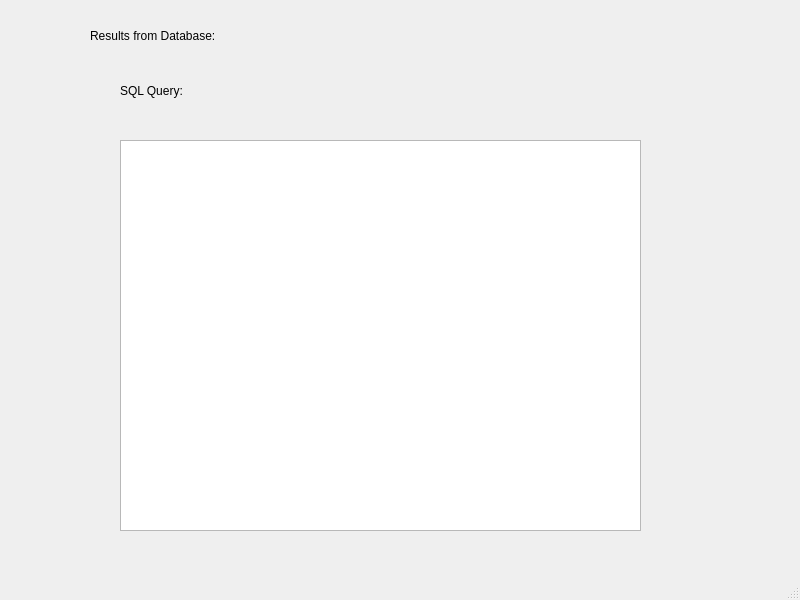
<?xml version="1.0" encoding="UTF-8"?>
<ui version="4.0">
 <class>MainWindow</class>
 <widget class="QMainWindow" name="MainWindow">
  <property name="geometry">
   <rect>
    <x>0</x>
    <y>0</y>
    <width>800</width>
    <height>600</height>
   </rect>
  </property>
  <property name="windowTitle">
   <string>Execution of SQL</string>
  </property>
  <widget class="QWidget" name="centralwidget">
   <widget class="QListWidget" name="listWidget">
    <property name="geometry">
     <rect>
      <x>120</x>
      <y>140</y>
      <width>521</width>
      <height>391</height>
     </rect>
    </property>
   </widget>
   <widget class="QLabel" name="label">
    <property name="geometry">
     <rect>
      <x>90</x>
      <y>20</y>
      <width>181</width>
      <height>31</height>
     </rect>
    </property>
    <property name="text">
     <string>Results from Database:</string>
    </property>
   </widget>
   <widget class="QLabel" name="label_2">
    <property name="geometry">
     <rect>
      <x>120</x>
      <y>60</y>
      <width>521</width>
      <height>61</height>
     </rect>
    </property>
    <property name="text">
     <string>SQL Query:</string>
    </property>
   </widget>
  </widget>
  <widget class="QMenuBar" name="menubar">
   <property name="geometry">
    <rect>
     <x>0</x>
     <y>0</y>
     <width>800</width>
     <height>21</height>
    </rect>
   </property>
  </widget>
  <widget class="QStatusBar" name="statusbar"/>
 </widget>
 <resources/>
 <connections/>
</ui>
